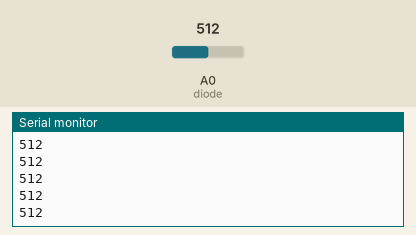
A sketch run on a simulated Arduino Uno, built with avr-gcc and run on an emulated ATmega328P. Parts: the last lines printed to the serial monitor. Inputs (shaded band) come from the test bench; at power-on: A0 (diode) = 512.

Above: at 1.2 s.
1.3 s: A0 (diode) set to 716
At 2.0 s:
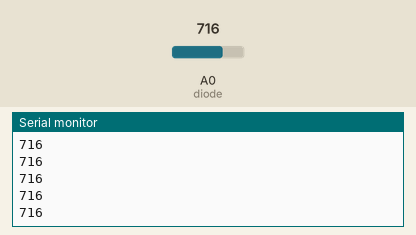
2.8 s: A0 (diode) set to 900
At 3.4 s:
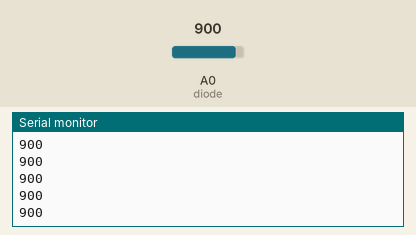
Timing chart, 0 to 5.8 s (numbered marks = the images above; inputs shaded):
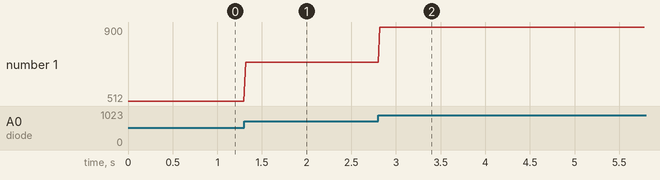

Measured:
- after the input at 1.3 s, the serial monitor: prints a new line at once (image 1)
- after the input at 2.8 s, the serial monitor: prints a new line at once (image 2)
- plotted number 1: 512 → 716 after the input at 1.3 s, 716 → 900 after the input at 2.8 s

The sketch:

photodiode_serial.ino
```cpp
int diode = A0;

void setup(){
  Serial.begin(9600);
}

void loop(){
    int val = analogRead(diode);
    Serial.println(val);
    delay(20);
}
```
